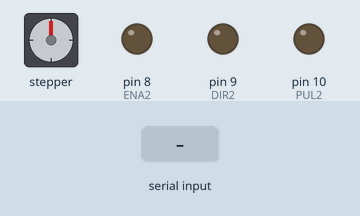
Bench run of a sketch on a simulated Arduino Uno, built with avr-gcc and run on an emulated ATmega328P. On the bench: stepper motor, output pins drawn as LEDs (lit = HIGH). Wiring (inferred from the names in the program): stepper motor driver (200 steps per turn assumed): step pin 7; direction pin 6; enable pin 5. Inputs (shaded band) come from the test bench. Pins used as bus, display or sensor lines are not drawn; what the sketch prints to the serial monitor is not drawn.

Above: at 1.2 s.
1.3 s: "u" received over Serial
At 2.0 s:
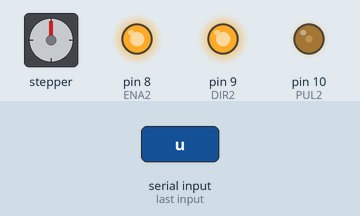
2.8 s: "d" received over Serial
At 4.0 s:
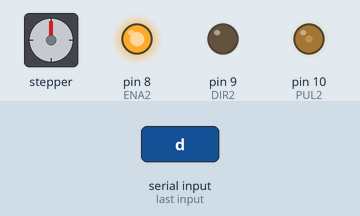
4.3 s: "1" received over Serial
At 5.5 s:
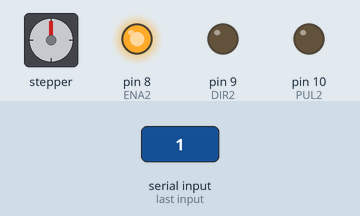
5.8 s: "r" received over Serial
At 6.6 s:
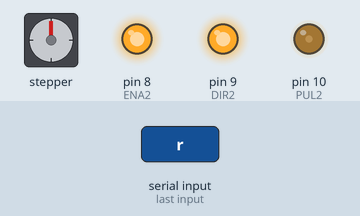
Timing chart, 0 to 8.7 s (numbered marks = the images above; inputs shaded):
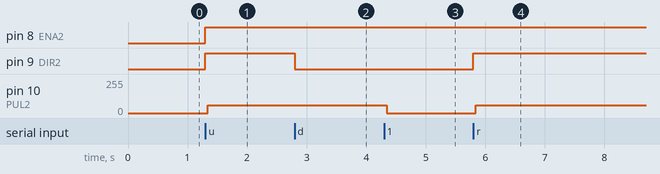

The sketch:

serial_test.ino
```cpp
char val;
int PUL=7; //define Pulse pin
int DIR=6; //define Direction pin
int ENA=5; //define Enable Pin
int PUL2=10;
int DIR2=9;
int ENA2=8;
void setup() {
  // put your setup code here, to run once:
  Serial.begin(115200);
  val='n';
  pinMode (PUL, OUTPUT);
  pinMode (DIR, OUTPUT);
  pinMode (ENA, OUTPUT);
  pinMode (PUL2, OUTPUT);
  pinMode (DIR2, OUTPUT);
  pinMode (ENA2, OUTPUT);
}

void loop() {
  // put your main code here, to run repeatedly:
  if(Serial.available()>0){
    val=Serial.read();
    if(val == 'u'){
      Serial.println("u");
    }
    if(val == 'd'){
      Serial.println("d");
    }
    if(val == 'r'){
      Serial.println("r");
    }
    if(val == 'l'){
      Serial.println("l");
    }
  }
  if(val == 'u'){
      Serial.println("u");
      digitalWrite(DIR,LOW);
      digitalWrite(DIR2,HIGH);
      digitalWrite(ENA,HIGH);
      digitalWrite(ENA2,HIGH);
      digitalWrite(PUL,HIGH);
      digitalWrite(PUL2,HIGH);
      delayMicroseconds(100);
      digitalWrite(PUL,LOW);
      digitalWrite(PUL2,LOW);
      delayMicroseconds(100);
    }
  if(val == 'd'){
      Serial.println("d");
      digitalWrite(DIR,HIGH);
      digitalWrite(DIR2,LOW);
      digitalWrite(ENA,HIGH);
      digitalWrite(ENA2,HIGH);
      digitalWrite(PUL,HIGH);
      digitalWrite(PUL2,HIGH);
      delayMicroseconds(100);
      digitalWrite(PUL,LOW);
      digitalWrite(PUL2,LOW);
      delayMicroseconds(100);
    }
    if(val == 'r'){
      Serial.println("r");
      digitalWrite(DIR,HIGH);
      digitalWrite(DIR2,HIGH);
      digitalWrite(ENA,HIGH);
      digitalWrite(ENA2,HIGH);
      digitalWrite(PUL,HIGH);
      digitalWrite(PUL2,HIGH);
      delayMicroseconds(100);
      digitalWrite(PUL,LOW);
      digitalWrite(PUL2,LOW);
      delayMicroseconds(100);
    }
    if(val == 'l'){
      Serial.println("l");
      digitalWrite(DIR,LOW);
      digitalWrite(DIR2,LOW);
      digitalWrite(ENA,HIGH);
      digitalWrite(ENA2,HIGH);
      digitalWrite(PUL,HIGH);
      digitalWrite(PUL2,HIGH);
      delayMicroseconds(100);
      digitalWrite(PUL,LOW);
      digitalWrite(PUL2,LOW);
      delayMicroseconds(100);
    }
  Serial.println(val);
}
```

Measured:
- after the input at 1.3 s, pin 8 (ENA2), pin 9 (DIR2): LOW → HIGH at once; pin 10 (PUL2): 0/255 → 58/255 at once
- after the input at 2.8 s, pin 9 (DIR2): HIGH → LOW at once
- after the input at 4.3 s, pin 10 (PUL2): 58/255 → 0/255 at once
- after the input at 5.8 s, pin 9 (DIR2): LOW → HIGH at once; pin 10 (PUL2): 0/255 → 58/255 at once
